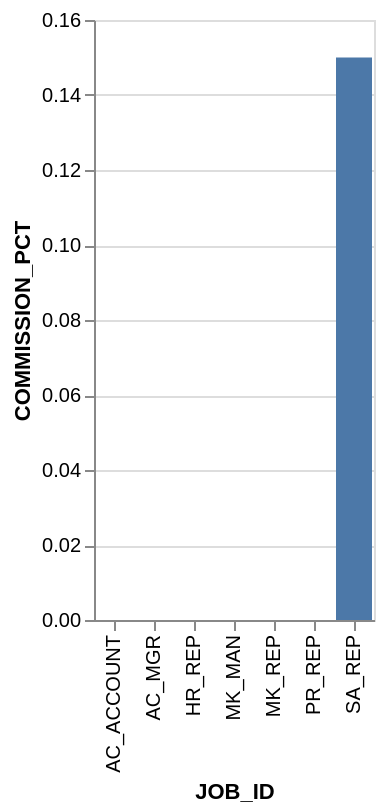

Specify this chart in Vega-Lite:
### Vega-Lite specification from a JSON file in a GitHub repository (floating-point values rounded to 4 significant figures)
{"data": {"values": [{"x_data": "AC_ACCOUNT", "y_data": 0}, {"x_data": "AC_MGR", "y_data": 0}, {"x_data": "HR_REP", "y_data": 0}, {"x_data": "MK_MAN", "y_data": 0}, {"x_data": "MK_REP", "y_data": 0}, {"x_data": "PR_REP", "y_data": 0}, {"x_data": "SA_REP", "y_data": 0.15}]}, "mark": "bar", "encoding": {"x": {"field": "x_data", "type": "nominal", "title": "JOB_ID", "sort": "ascending"}, "y": {"field": "y_data", "type": "quantitative", "title": "COMMISSION_PCT"}}}
